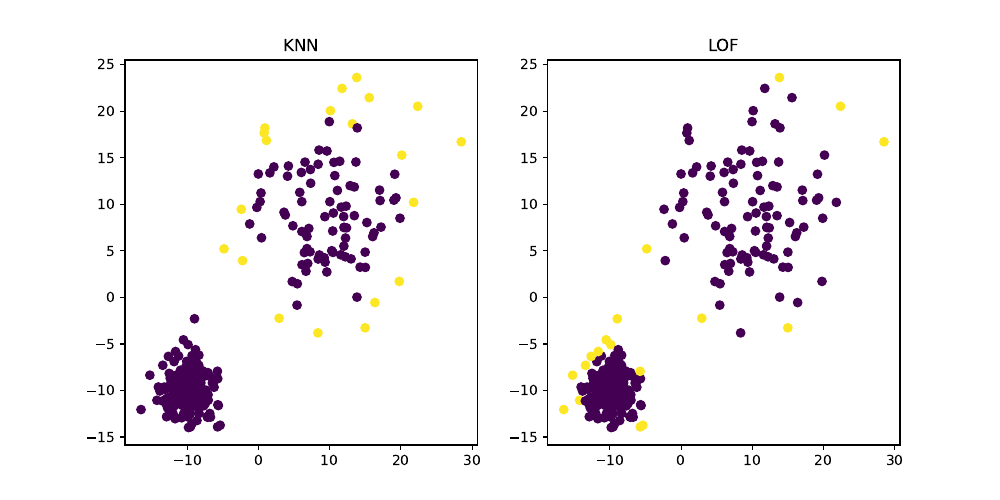

Generate this figure with Python:
import numpy as np
import matplotlib.pyplot as plt
from pyod.models.lof import LOF
from sklearn.datasets import make_blobs
from pyod.models.knn import KNN

# generate 2 clusters (200 and 100 respectively)
# with 2-dimensioanl samples using (-10, 10) and (10, 10) as centers
# 2 and 6 as standard deviations

X, y = make_blobs(n_samples=[200, 100], centers=[(-10, -10), (10, 10)], cluster_std=[2, 6], random_state=42)
# then fit knn and lof with the generated data usingg a small contamination rage (0.07) and find the predicted labels
# k = 5
# k = 15
k = 30
clf_knn = KNN(contamination=0.07, n_neighbors=k)
clf_knn.fit(X)
y_pred_knn = clf_knn.predict(X)

clf_lof = LOF(contamination=0.07, n_neighbors=k)
clf_lof.fit(X)
y_pred_lof = clf_lof.predict(X)

# use 2 subplots to plot (using different colors for inliers and outliers):
# the 2 clusters and observe how the 2 models behave for different n_neighbors
fig, axs = plt.subplots(1, 2, figsize=(10, 5))
# knn
axs[0].scatter(X[:, 0], X[:, 1], c=y_pred_knn)
axs[0].set_title('KNN')
# lof
axs[1].scatter(X[:, 0], X[:, 1], c=y_pred_lof)
axs[1].set_title('LOF')
plt.savefig('ex3.pdf')
plt.show()

